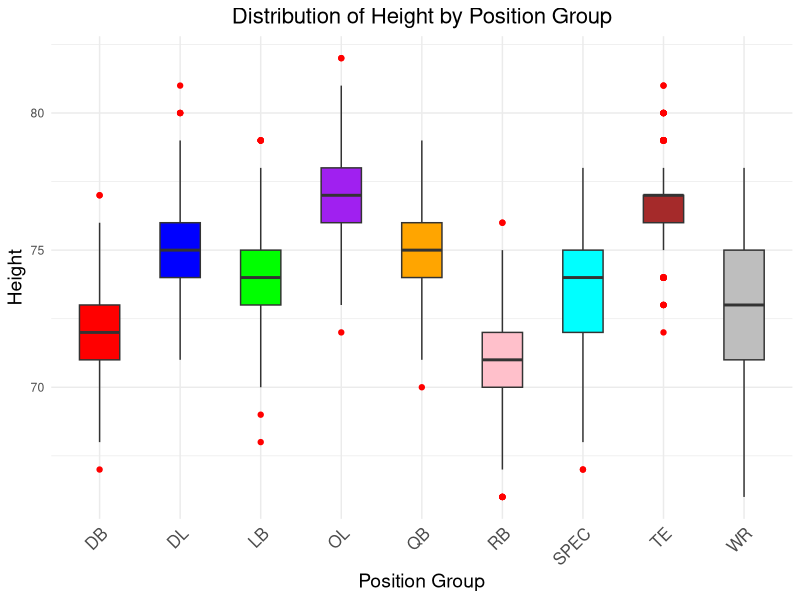
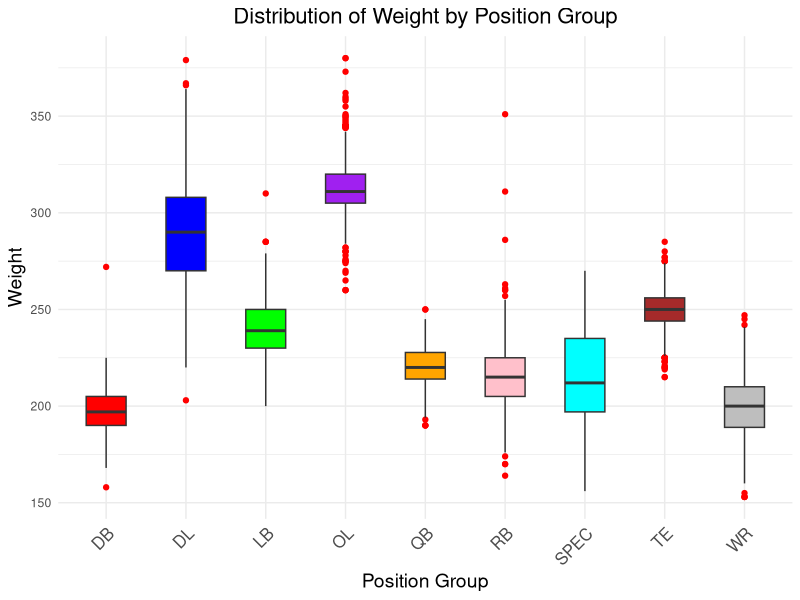

These figures' R source, in order:
library(ggplot2)

nfl <- read.csv("dataset/nfl_players_clean.csv")
summary(nfl)

nfl$position <- as.factor(nfl$position)
nfl$position_group <- as.factor(nfl$position_group)
nfl$team_abbr <- as.factor(nfl$team_abbr)
summary(nfl)

#perform ANOVA test to check significant differences in height across different position groups
anova_model_ht <- aov(nfl$height~nfl$position_group)
anova_summ_ht <- summary(anova_model_ht)
p_val_ht <- anova_summ_ht[[1]]$`Pr(>F)`[1]

cat("H0: The mean height is same across different position groups")
cat("\nH1: The mean height is not same across different position groups")

if (p_val_ht < 0.05) {
  cat("\nBased on the ANOVA test, we reject the null hypothesis.\n")
} else {
  cat("\nBased on the ANOVA test, we cannot reject the null hypothesis.")
}

#perform ANOVA test to check significant differences in weight across different position groups
anova_model_wt <- aov(nfl$weight~nfl$position_group)
anova_summ_wt <- summary(anova_model_wt)
p_val_wt <- anova_summ_wt[[1]]$`Pr(>F)`[1]

cat("H0: The mean weight is same across different position groups")
cat("\nH1: The mean weight is not same across different position groups")

if (p_val_wt < 0.05) {
  cat("\nBased on the ANOVA test, we reject the null hypothesis.\n")
} else {
  cat("\nBased on the ANOVA test, we cannot reject the null hypothesis.")
}


#custom palette for the main position groups
my_colors <- c("red", "blue", "green", "purple", "orange", "pink", "cyan", "brown", "gray")

#
height_plot <- ggplot(nfl, aes(x = position_group, y = height)) +
  geom_boxplot(fill=my_colors,show.legend = FALSE, outlier.color = "red", width = 0.5) +
  scale_fill_manual(values = c(my_colors, "gray")) +  # Add a color for "Other"
  labs(title = "Distribution of Height by Position Group",
       x = "Position Group",
       y = "Height") +
  theme_minimal() +
  theme(plot.title = element_text(size = 16, hjust = 0.5),  # Adjust title size and center it
        axis.title.x = element_text(size = 14),               # Adjust x-axis label size
        axis.title.y = element_text(size = 14),               # Adjust y-axis label size
        axis.text.x = element_text(size = 12, angle = 45, hjust = 1))  # Rotate x-axis labels

# Print the height plot
print(height_plot)

#
weight_plot <- ggplot(nfl, aes(x = position_group, y = weight)) +
  geom_boxplot(fill=my_colors,show.legend = FALSE, outlier.color = "red", width = 0.5) +
  scale_fill_manual(values = c(my_colors, "gray")) +  # Add a color for "Other"
  labs(title = "Distribution of Weight by Position Group",
       x = "Position Group",
       y = "Weight") +
  theme_minimal() +
  theme(plot.title = element_text(size = 16, hjust = 0.5),  # Adjust title size and center it
        axis.title.x = element_text(size = 14),               # Adjust x-axis label size
        axis.title.y = element_text(size = 14),               # Adjust y-axis label size
        axis.text.x = element_text(size = 12, angle = 45, hjust = 1))  # Rotate x-axis labels

# Print the weight plot
print(weight_plot)


